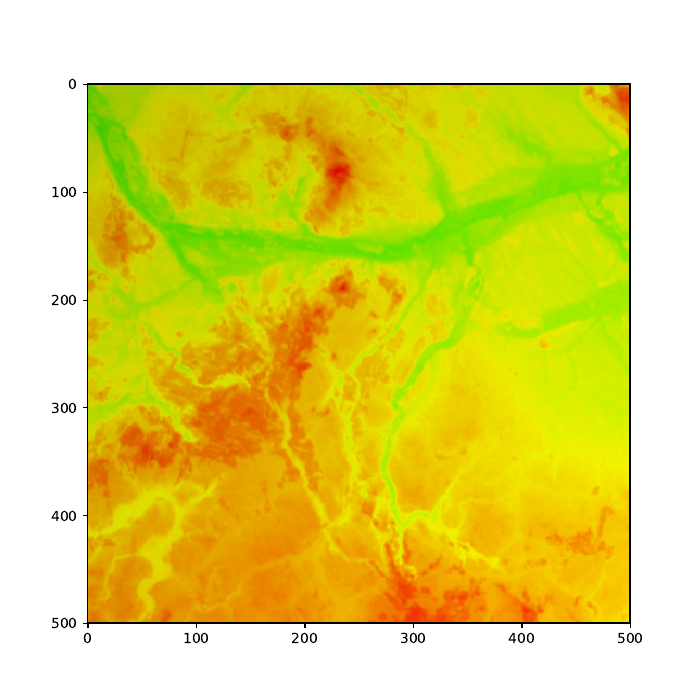

Write Python code to recreate this figure.
#!/usr/bin/env python
# -*- coding: utf-8 -*-
from __future__ import division             # Division in Python 2.7
import matplotlib
matplotlib.use('Agg')                       # So that we can render files without GUI
import matplotlib.pyplot as plt
from matplotlib import rc
import numpy as np
from math import floor
from matplotlib import colors

def angle(svl,pvl):
    cos=pvl/svl
    return cos
def vector_length(vec):
    sumv=0
    for i in range(len(vec)):
        sumv+=vec[i]**2
    return sumv

def sun_vector(x,y,h):
    return [750-x,750-y,10000-h]

def perp_vector(x,y,h):
    return [x-750,y-750,0]

def advanced_shader(x,y,h):
    svl=vector_length(sun_vector(x,y,h))
    pvl=vector_length(perp_vector(x,y,h))
    cos=angle(svl,pvl)
    v=1-20*cos
    if(v<0):
        v=0
    return v
def min_or_max(what,data):
    ex_list = []
    width = int(data[0][0])
    height= int(data[0][1])
    if(what=="max"):
        for i in range(1, height):
            ex_list.append(max(data[i]))
        return max(ex_list)
    else:
        for i in range(1, height):
            ex_list.append(min(data[i]))
        return min(ex_list)

def simple_shader(min_val,max_val,left,right):
    max_dif = max_val - min_val
    act_dif=abs(left-right)
    prop=act_dif/max_dif
    if(right>left):
        v=0.8+0.2*prop
    else:
        v=1-0.2*prop
    return v


def create_image(data):
    width = int(data[0][0])
    height= int(data[0][1])
    max_val=min_or_max("max",data)
    min_val = min_or_max("min", data)
    max_dif=max_val-min_val
    img = np.zeros((width, height, 3))
    for i in range(1, height):
        for j in range(width):
            v=1
            dif=140*(data[i][j]/max_val)
            v=advanced_shader(i,j,data[i][j])
            #if(j!=0):
               #v=simple_shader(min_val,max_val,data[i][j-1],data[i][j])
            img[i][j] = hsv2rgb(140-dif, 1, v)
    return img

def map_create(data):
    plt.figure(figsize=(7,7))
    plt.imshow(create_image(data), aspect='auto')
    plt.savefig('map.pdf')

def hsv2rgb(h, s, v):
    if(v==0):
        return (0,0,0)
    else:
        h/=60
        i=floor(h)
        f=h-i
        p = v * (1 - s)
        q = v * (1 - (s * f))
        t = v * (1 - (s * (1 - f)))
        if (i==0):
            return (v, t, p)
        if (i==1):
            return (q, v, p)
        if (i==2):
            return (p, v, t)
        if (i==3):
            return (p, q, v)
        if (i==4):
            return (t, p, v)
        if (i==5):
            return (v, p, q)

def castListToFloat(strList):  # Przerabia listę Stringów na listę floatów
    floatList = []
    for i in range(len(strList)):
        floatList.append(float(strList[i]))
    return floatList

def generateData(filename):  # Odczytuje dane z pojedynczego pliku
    tab = []
    with open(filename) as f:
        for line in f:
            tab.append(castListToFloat(line.split()))
    return tab

map_create(generateData("big.dem"))
